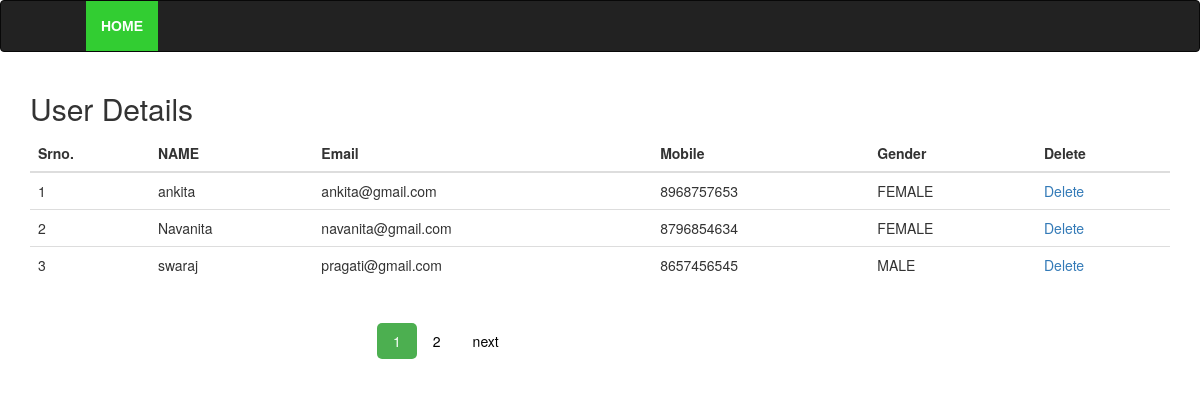
Page /viewuser.php (signed in) on the earlier database version.
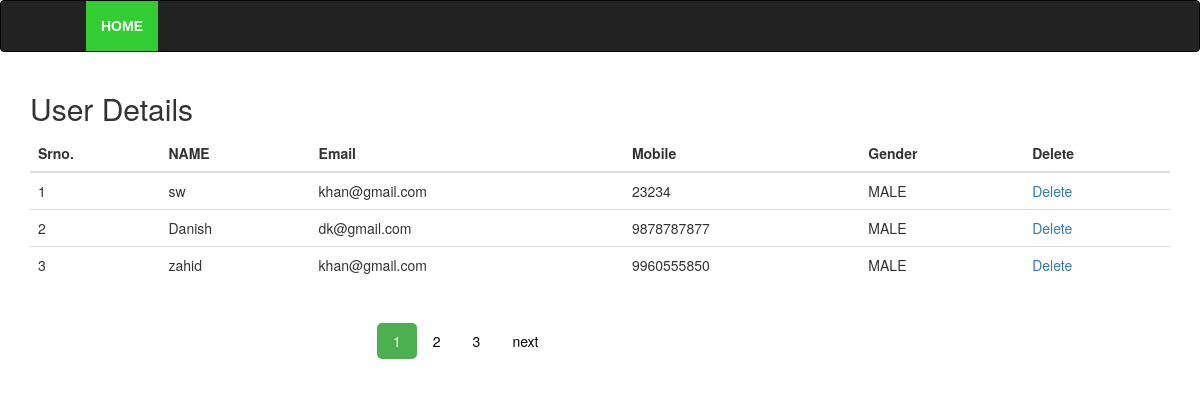
Same page on the later database version.
### tables this page shows
CREATE TABLE `signup` (
  `Address_id` int(100) NOT NULL,
  `id` varchar(36) NOT NULL,
  `fname` varchar(255) NOT NULL,
  `lname` varchar(255) NOT NULL,
  `email` varchar(30) NOT NULL,
  `password` varchar(10) NOT NULL,
  `mobile` varchar(10) NOT NULL,
  `gender` varchar(10) NOT NULL
);

### viewuser.php (the view, shortened to what this page needs)
<?php
if(isset($_SESSION['flag']))
{
?>
<!DOCTYPE html>
<html lang="en">
    <head>
  <link rel="stylesheet" href="https://maxcdn.bootstrapcdn.com/bootstrap/3.3.7/css/bootstrap.min.css">
</head>
    <body>
    <nav class="navbar navbar-inverse">
    <div class="container-fluid">
    <ul class="nav navbar-nav">
          <li class="active" ><a  href="admin/navv1.php">HOME</a></li>
    </ul>
    </div>
</nav>
        <div class="container">
   <h2>User Details</h2>
        <?php
$servername = "localhost";
$username = "root";
$password = "";
$dbname = "form";
$conn = new mysqli($servername, $username, $password, $dbname);
  if(isset($_GET['page'])){
        $paa = $_GET['page'];
    }else{
      $paa=1;
    }
        if($paa=="" || $paa=="1")
        {
            $page1=0;
        }
                  else{
                    $page1=($paa*3)-3;
                    }
$sql= "SELECT * FROM `signup` ORDER BY Address_id desc limit $page1,3";
   $result= $conn->query($sql);
$sql1= "SELECT * FROM `signup` ORDER BY Address_id desc ";
   $result1= $conn->query($sql1);
?>
</div>
<div class="container">
  <table class="table">
    <thead>
      <tr>
        <th>Srno.</th>
        <th>NAME</th>
        <th>Email</th>
        <th>Mobile</th>
        <th>Gender</th>
        <th>Delete</th>
      </tr>
    </thead>
    <tbody>
        <?php $i=0; while($row = $result->fetch_assoc()){ ?>
      <tr>
          <td><?php $i++; echo $i; ?></td>
        <td><?php echo $row['fname']; ?></td>
        <td><?php echo $row['email']; ?></td>
        <td><?php echo $row['mobile']; ?></td>
        <td><?php echo $row['gender']; ?></td>
        <td> <a href="registerdelet.php?id=<?php echo $row['id']; ?>" onclick="return confirm('Do you want to delete this ? ');">Delete</a></td>
      </tr>
      <?php } ?>
    </tbody>
  </table>
    <div class="pagination">
   <?php
    $count=mysqli_num_rows($result1);
    $p=$count/3;
   $p=ceil($p);
        for($i=1;$i<=$p;$i++)
         {
            ?>
  <a href="viewuser.php?page=<?php echo $i;?>" <?php if($_GET['page'] == $i){echo 'class="active"';} ?>><?php echo $i;?></a>
<?php
    }?>
         <?php if($_GET['page'] != $p){ ?>
        <a href="viewuser.php?page=<?=$_GET['page']+1 ?>">next</a>
        <?php } ?>
  </div>
</div>
</body>
    <?php }else header("location:../index.php");?>
</html>

Differences in the rows shown:
no longer on this page (row unchanged): signup: fname "ankita", email "ankita@gmail.com", mobile "8968757653", gender "FEMALE"
no longer on this page (row unchanged): signup: fname "Navanita", email "navanita@gmail.com", mobile "8796854634", gender "FEMALE"
no longer on this page (row unchanged): signup: fname "swaraj", email "pragati@gmail.com", mobile "8657456545", gender "MALE"
added signup: fname "sw", email "khan@gmail.com", mobile "23234", gender "MALE"
added signup: fname "Danish", email "dk@gmail.com", mobile "9878787877", gender "MALE"
added signup: fname "zahid", email "khan@gmail.com", mobile "9960555850", gender "MALE"
Other differences:
new list line: "3"
